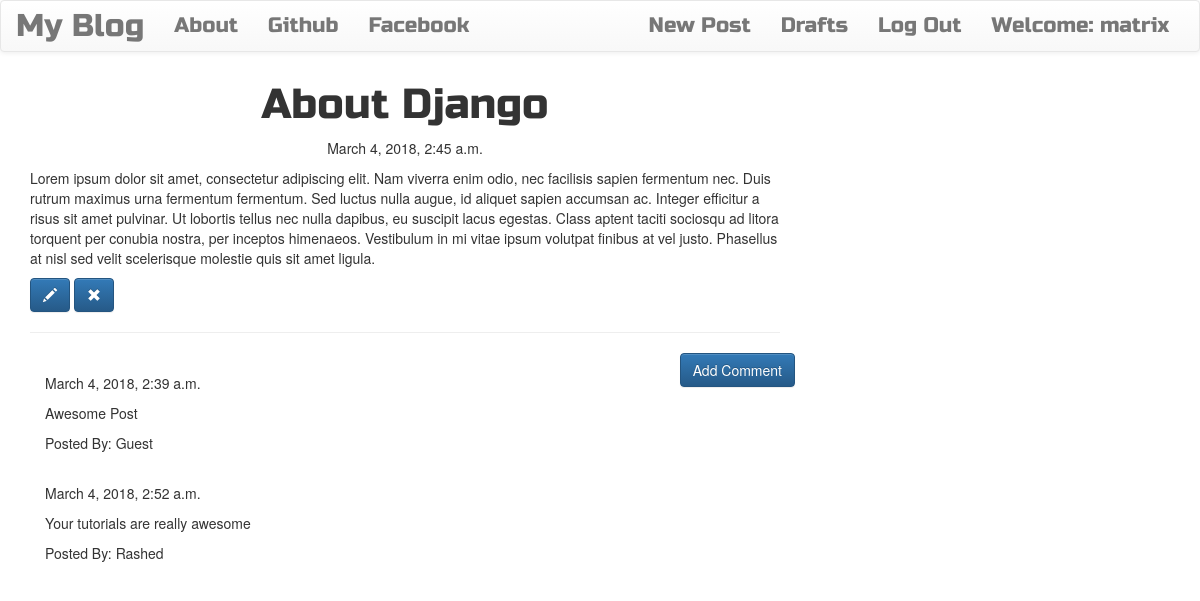
Page /post/2/ (signed in) on the committed database.
### blog/models.py (models this page shows, shortened)
class Post(models.Model):
    author = models.ForeignKey('auth.User')
    title = models.CharField(max_length=200)
    text = models.TextField()
    created_date = models.DateTimeField(default=timezone.now)
    published_date = models.DateTimeField(blank=True, null=True)

class Comment(models.Model):
    post = models.ForeignKey('blog.Post',related_name='comments')
    author = models.CharField(max_length=200)
    text = models.TextField()
    created_date = models.DateTimeField(default=timezone.now())
    approved_comment = models.BooleanField(default=False)

### blog/views.py (the view)
# urls.py: url(r'^post/(?P<pk>\d+)/$', views.PostDetailView.as_view(), name='post_detail'),
class PostDetailView(DetailView):
    model = Post

### blog/templates/blog/post_detail.html (shortened to what this page needs)
{% extends "blog/base.html" %}
{% block content %}
    <h1 class="posttitle loader">{{ post.title }}</h1>
    {% if post.published_date %}
        <div class="date postdate">
            {{ post.published_date }}
        </div>
    {% else %}
        <a class="btn btn-default" href="{% url 'post_publish' pk=post.pk %}">Publish</a>
    {% endif %}
    <p class="postcontent">{{post.text|safe|linebreaksbr}}</p>
    {% if user.is_authenticated %}
        <a class="btn btn-primary" href="{% url 'post_edit' pk=post.pk %}"><span class="glyphicon glyphicon-pencil"></span></a>
        <a class="btn btn-primary" href="{% url 'post_remove' pk=post.pk %}"><span class="glyphicon glyphicon-remove"></span></a>
    {% endif %}
    <hr>
    <a class="btn btn-primary btn-comment" href="{% url 'add_comment_to_post' pk=post.pk %}">Add Comment</a>
    <div class="container">
        {% for comment in post.comments.all %}
            <br>
            {% if user.is_authenticated or comment.approved_comment %}
                {{ comment.created_date }}
                <p>{{ comment.text|safe}}</p>
                <p>Posted By: {{ comment.author }}</p>
            {% endif %}
            {% empty %}
            <p>No Comments!</p>
        {% endfor %}
    </div>
{% endblock %}

### blog/templates/blog/base.html (shortened to what this page needs)
<!DOCTYPE html>
{% load static %}
<html lang="en">
<head>
    <link rel="stylesheet" href="https://maxcdn.bootstrapcdn.com/bootstrap/3.3.7/css/bootstrap.min.css">
    <link rel="stylesheet" href="https://maxcdn.bootstrapcdn.com/bootstrap/3.3.7/css/bootstrap-theme.min.css">
    <link rel="stylesheet" href="//cdn.jsdelivr.net/npm/medium-editor@latest/dist/css/medium-editor.min.css" type="text/css" media="screen" charset="utf-8">
    <link rel="stylesheet" type="text/css" href="{% static "css/blog.css" %}">
</head>
<body class='loader'>
    <nav class="navbar navbar-default techfont custom-navbar">
      <div class="container-fluid">
        <div class="navbar-header">
          <a class="navbar-brand bigbrand" href="{% url 'post_list' %}">My Blog</a>
        </div>
        <div class="collapse navbar-collapse" id="bs-example-navbar-collapse-1">
          <ul class="nav navbar-nav">
            <li><a href="{% url 'about' %}">About <span class="sr-only">(current)</span></a></li>
            <li><a href="https://github.com/rashedul-islam-khan">Github</a></li>
            <li><a href="https://facebook.com/rashedulislamkhan07">Facebook</a></li>
          </ul>
          <ul class="nav navbar-nav navbar-right">
            {% if user.is_authenticated %}
                <li><a href="{% url 'post_new' %}">New Post</a></li>
                <li><a href="{% url 'post_draft_list' %}">Drafts</a></li>
                <li><a href="{% url 'logout' %}">Log Out</a></li>
                <li><a>Welcome: {{ user.username }}</a></li>
            {% else %}
                <li><a class="nav navbar-right" href="{% url 'login' %}"><span class="glyphicon glyphicon-user"></span></a></li>
            {% endif %}
          </ul>
        </div>
      </div>
    </nav>
    <div class="content container">
        <div class="row">
            <div class="col-md-8">
                <div class="blog_posts">
                    {% block content %}
                    {% endblock %}
                </div>
            </div>
        </div>
    </div>
</body>
</html>

### blog/static/css/blog.css (style rules this page uses)
.techfont { font-family: 'Russo One', sans-serif; font-size: 1.5em; margin-bottom: 10px; }
.bigbrand { font-size: 1.5em; }
.postdate { text-align: center; }
.posttitle { font-family: 'Russo One', sans-serif; font-size: 3em; text-align: center; }
.postcontent { font-family: 'Montserrat'; font-size: 1.5em; }
.btn-comment { position: absolute; right: 0px; }
.loader { filter:hue-rotate(0deg); color:linear-gradient(45deg,#0f8,#08f); animation:hue 10000ms infinite linear; }

### rows in the picture
Post: title "About Django", published_date "March 4, 2018, 2:45 a.m.", text "Lorem ipsum dolor sit amet, consectetur adipiscing elit. Nam viverra enim odio, nec facilisis sapien fermentum nec. Duis rutrum maximus urna fermentum fermentum. Sed luctus nulla augue, id aliquet sapien accumsan ac. Integer efficitur a risus sit amet pulvinar. Ut lobortis tellus nec nulla dapibus, eu suscipit lacus egestas. Class aptent taciti sociosqu ad litora torquent per conubia nostra, per inceptos himenaeos. Vestibulum in mi vitae ipsum volutpat finibus at vel justo. Phasellus at nisl sed velit scelerisque molestie quis sit amet ligula."
Comment: created_date "March 4, 2018, 2:39 a.m.", text "Awesome Post", author "Guest"
Comment: created_date "March 4, 2018, 2:52 a.m.", text "Your tutorials are really awesome", author "Rashed"

### other values in the picture
{{ user.username }} "matrix"
